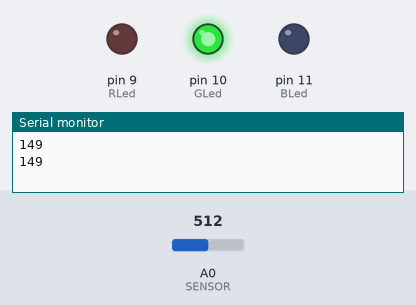
This sketch was run on a simulated Arduino Uno, built with avr-gcc and run on an emulated ATmega328P. Shown: output pins drawn as LEDs (lit = HIGH), the last lines printed to the serial monitor. The test bench sets the inputs (shaded band); at power-on: A0 (SENSOR) = 512.

Above: at 1.8 s.
1.9 s: A0 (SENSOR) set to 376
3.4 s: A0 (SENSOR) set to 353
At 4.4 s:
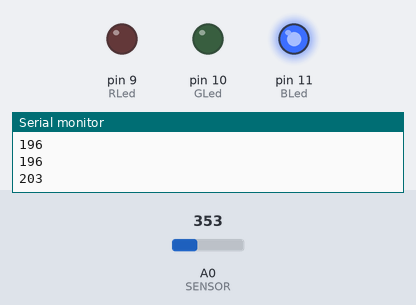
5.5 s: A0 (SENSOR) set to 900
At 7.1 s:
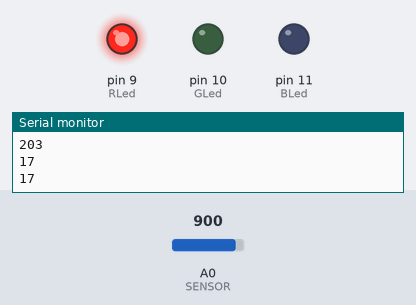
7.5 s: A0 (SENSOR) set to 817
9.2 s: A0 (SENSOR) set to 793
At 11.2 s:
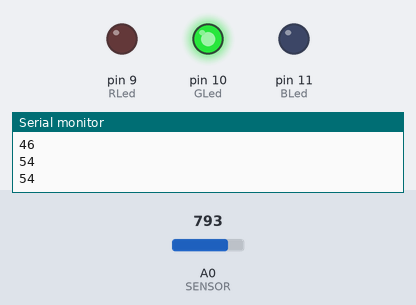
11.5 s: A0 (SENSOR) set to 960
At 12.9 s:
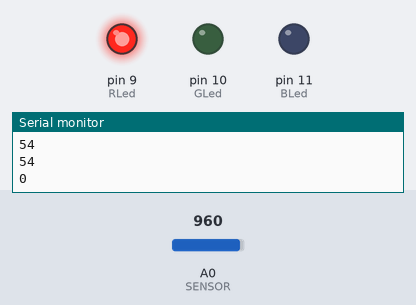
Timing chart, 0 to 14.5 s (numbered marks = the images above; inputs shaded):
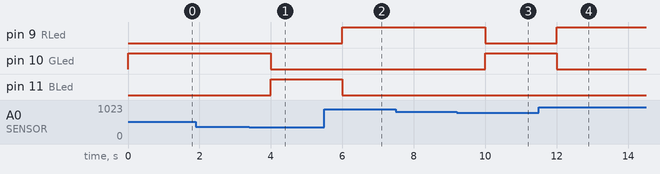

The sketch:

_12._Read_Light_RGB.ino.ino.ino
```cpp
const int SENSOR = 0; // Assigning pin no 0 as TEMP
const int RLed = 9; // Assigning pin no 9 to Red LED
const int GLed = 10; // Assigning pin no 10 to Green LED
const int BLed = 11; // Assigning pin no 11 to Blue LED

int value = 0; // Initializing value as 0
const int Max_Light = 950;
const int Min_Light = 200;

void setup()
{
  Serial.begin(9600); // Opening serial port. Defining Bits per sec
  pinMode(RLed, OUTPUT);
  pinMode(GLed, OUTPUT);
  pinMode(BLed, OUTPUT);
}

void loop()
{
  value = analogRead(SENSOR); // Read value from the temperature sensor and store in val
  value = map(value, Min_Light, Max_Light, 255, 0);
  value = constrain(value, 0, 255);

if (value > 200)
  {
    digitalWrite(RLed, LOW);
    digitalWrite(GLed, LOW);
    digitalWrite(BLed, HIGH);
  }
  else if (value < 50)
  {
    digitalWrite(RLed, HIGH);
    digitalWrite(GLed, LOW);
    digitalWrite(BLed, LOW);
  }
  else
  {
    digitalWrite(RLed, LOW);
    digitalWrite(GLed, HIGH);
    digitalWrite(BLed, LOW);
  }

  Serial.println(value); // Print value of val using Arduino serial print option
  delay(1000);
}
```

Measured:
- the behaviour switches between 362 and 361 on A0 (SENSOR) (found by bisection; images 0 and 1)
- the behaviour switches between 806 and 805 on A0 (SENSOR) (found by bisection; images 2 and 3)
- after the input at 3.4 s, pin 10 (GLed): HIGH → LOW after 0.60 s; pin 11 (BLed): LOW → HIGH after 0.60 s
- after the input at 5.5 s, pin 9 (RLed): LOW → HIGH after 0.50 s; pin 11 (BLed): HIGH → LOW after 0.50 s
- after the input at 9.2 s, pin 9 (RLed): HIGH → LOW after 0.80 s; pin 10 (GLed): LOW → HIGH after 0.80 s
- after the input at 11.5 s, pin 9 (RLed): LOW → HIGH after 0.50 s; pin 10 (GLed): HIGH → LOW after 0.50 s
